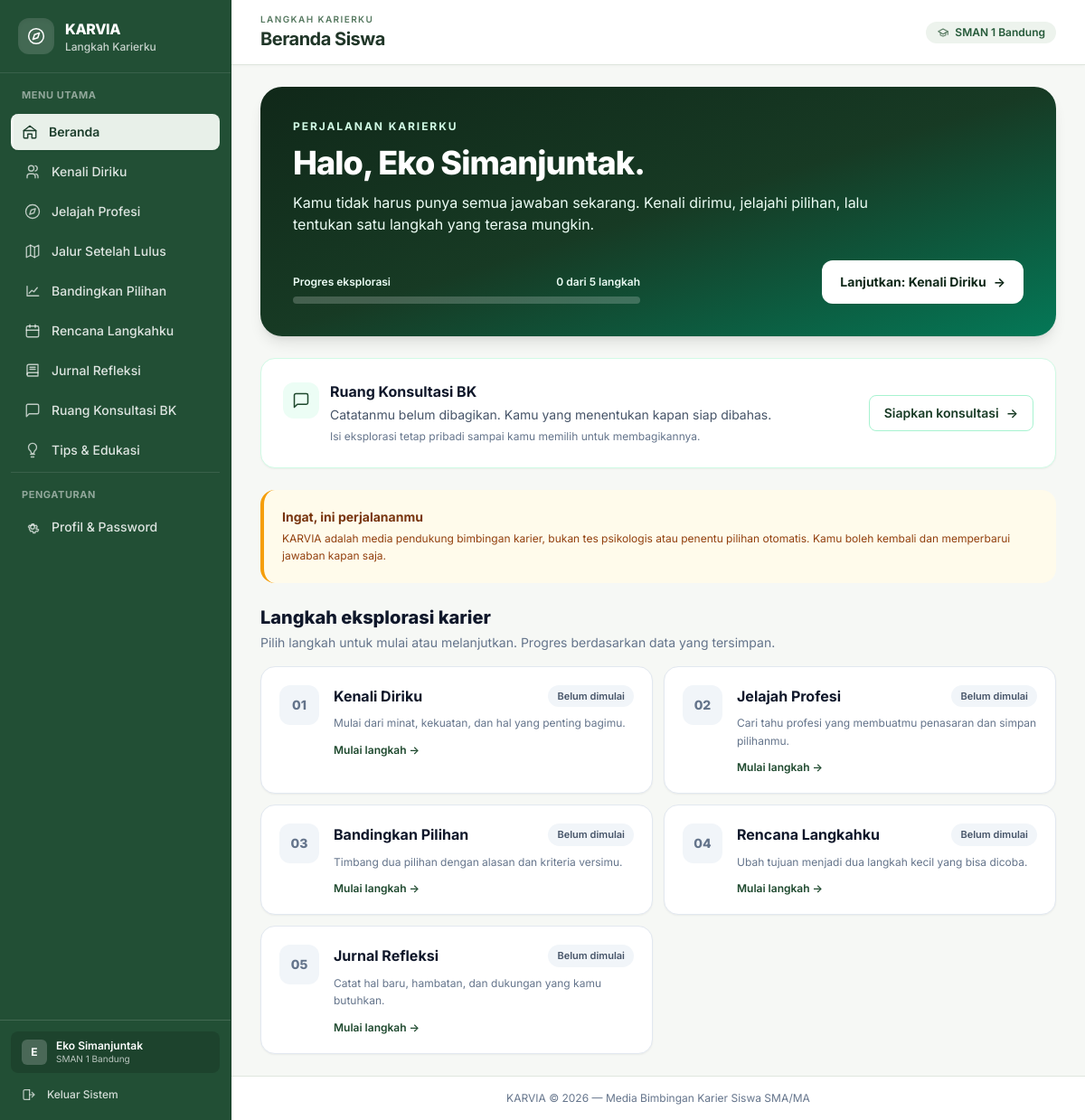
Screenshot of /siswa/index.php (signed in) with the database file from the repository.
### tables this page shows
CREATE TABLE `pengguna` (
  `id` BIGINT UNSIGNED NOT NULL AUTO_INCREMENT,
  `sekolah_id` BIGINT UNSIGNED NULL,
  `nama_lengkap` VARCHAR(150) NOT NULL,
  `username` VARCHAR(50) NOT NULL,
  `password_hash` VARCHAR(255) NOT NULL,
  `role` ENUM('admin', 'guru_bk', 'siswa') NOT NULL,
  `status` ENUM('aktif', 'nonaktif') NOT NULL DEFAULT 'aktif',
  `nisn` VARCHAR(20) NULL,
  `nip` VARCHAR(30) NULL,
  `kelas` VARCHAR(20) NULL,
  `jurusan` VARCHAR(50) NULL,
  `no_telepon` VARCHAR(20) NULL,
  `last_login_at` DATETIME NULL,
  `terakhir_aktif_pada` DATETIME NULL,
  `login_count` INT UNSIGNED NOT NULL DEFAULT 0,
  `dibuat_oleh` BIGINT UNSIGNED NULL,
  `dibuat_pada` DATETIME NOT NULL,
  `diperbarui_pada` DATETIME NULL,
  PRIMARY KEY (`id`),
  UNIQUE KEY `uq_pengguna_username` (`username`),
  KEY `idx_pengguna_sekolah` (`sekolah_id`),
  KEY `idx_pengguna_role` (`role`),
  KEY `idx_pengguna_status` (`status`),
  KEY `idx_pengguna_last_login` (`last_login_at`),
  KEY `idx_pengguna_terakhir_aktif` (`terakhir_aktif_pada`),
  CONSTRAINT `fk_pengguna_sekolah`
    FOREIGN KEY (`sekolah_id`) REFERENCES `sekolah` (`id`)
    ON DELETE RESTRICT,
  CONSTRAINT `fk_pengguna_dibuat_oleh`
    FOREIGN KEY (`dibuat_oleh`) REFERENCES `pengguna` (`id`)
    ON DELETE SET NULL
);

CREATE TABLE `sekolah` (
  `id` BIGINT UNSIGNED NOT NULL AUTO_INCREMENT,
  `nama` VARCHAR(150) NOT NULL,
  `npsn` VARCHAR(20) NULL,
  `jenjang` ENUM('SMA', 'MA') NOT NULL DEFAULT 'SMA',
  `alamat` TEXT NULL,
  `kota` VARCHAR(100) NULL,
  `provinsi` VARCHAR(100) NULL,
  `status` ENUM('aktif', 'nonaktif') NOT NULL DEFAULT 'aktif',
  `dibuat_pada` DATETIME NOT NULL,
  `diperbarui_pada` DATETIME NULL,
  PRIMARY KEY (`id`),
  UNIQUE KEY `uq_sekolah_npsn` (`npsn`),
  KEY `idx_sekolah_status` (`status`),
  KEY `idx_sekolah_nama` (`nama`)
);

### siswa/index.php (the view, shortened to what this page needs)
<?php
$peran_halaman = 'siswa';
$halaman_aktif = 'index';
$judul_halaman = 'Beranda Siswa';
require_once __DIR__ . '/../includes/header.php';
$siswa = auth_pengguna();
$siswa_id = (int) $siswa['id'];
$pdo = db();
$status = [
    'refleksi' => false,
    'profesi' => false,
    'bandingkan' => false,
    'rencana' => false,
    'jurnal' => false,
];
foreach ([
    'refleksi' => 'SELECT COUNT(*) FROM refleksi_diri WHERE siswa_id = :id',
    'profesi' => 'SELECT COUNT(*) FROM profesi_disimpan WHERE siswa_id = :id',
    'bandingkan' => 'SELECT COUNT(*) FROM pilihan_banding WHERE siswa_id = :id',
    'rencana' => 'SELECT COUNT(*) FROM rencana_karier WHERE siswa_id = :id',
    'jurnal' => 'SELECT COUNT(*) FROM jurnal_refleksi WHERE siswa_id = :id',
] as $kunci => $sql) {
    $stmt = $pdo->prepare($sql);
    $stmt->execute(['id' => $siswa_id]);
    $status[$kunci] = (int) $stmt->fetchColumn() > 0;
}
$langkah = [
    ['refleksi', 'Kenali Diriku', 'kenali_diri.php', 'Mulai dari minat, kekuatan, dan hal yang penting bagimu.', '01'],
    ['profesi', 'Jelajah Profesi', 'profesi.php', 'Cari tahu profesi yang membuatmu penasaran dan simpan pilihanmu.', '02'],
    ['bandingkan', 'Bandingkan Pilihan', 'bandingkan.php', 'Timbang dua pilihan dengan alasan dan kriteria versimu.', '03'],
    ['rencana', 'Rencana Langkahku', 'rencana.php', 'Ubah tujuan menjadi dua langkah kecil yang bisa dicoba.', '04'],
    ['jurnal', 'Jurnal Refleksi', 'jurnal.php', 'Catat hal baru, hambatan, dan dukungan yang kamu butuhkan.', '05'],
];
$jumlah_selesai = count(array_filter($status));
$langkah_berikutnya = null;
foreach ($langkah as $item) {
    if (!$status[$item[0]]) {
        $langkah_berikutnya = $item;
        break;
    }
}
$stmt = $pdo->prepare('SELECT status, dibagikan_pada FROM berbagi_catatan WHERE siswa_id = :id LIMIT 1');
$stmt->execute(['id' => $siswa_id]);
$berbagi = $stmt->fetch() ?: null;
?>
<section class="mb-6 overflow-hidden rounded-3xl bg-gradient-to-br from-karvia-900 via-karvia-800 to-emerald-700 p-6 text-white shadow-lg sm:p-9">
  <p class="mb-3 text-xs font-bold uppercase tracking-[.16em] text-emerald-100">Perjalanan Karierku</p>
  <h2 class="text-3xl font-extrabold tracking-tight sm:text-4xl">Halo, <?= e($siswa['nama_lengkap'] ?? '') ?>.</h2>
  <p class="mt-3 max-w-2xl text-sm leading-relaxed text-emerald-50 sm:text-base">Kamu tidak harus punya semua jawaban sekarang. Kenali dirimu, jelajahi pilihan, lalu tentukan satu langkah yang terasa mungkin.</p>
  <div class="mt-7 flex flex-col gap-5 sm:flex-row sm:items-end sm:justify-between">
    <div class="w-full max-w-sm">
      <div class="mb-2 flex items-center justify-between text-xs font-semibold text-emerald-50">
        <span>Progres eksplorasi</span>
        <span><?= $jumlah_selesai ?> dari 5 langkah</span>
      </div>
      <div class="h-2 overflow-hidden rounded-full bg-white/20" role="progressbar" aria-label="Progres eksplorasi karier" aria-valuemin="0" aria-valuemax="5" aria-valuenow="<?= $jumlah_selesai ?>">
      </div>
    </div>
    <?php if ($langkah_berikutnya): ?>
      <a href="<?= e(url('siswa/' . $langkah_berikutnya[2])) ?>" class="inline-flex min-h-12 items-center justify-center gap-2 rounded-xl bg-white px-5 py-3 text-sm font-bold text-karvia-900 shadow-sm transition hover:bg-emerald-50 focus:outline-none focus:ring-2 focus:ring-white focus:ring-offset-2 focus:ring-offset-karvia-800">
        Lanjutkan: <?= e($langkah_berikutnya[1]) ?> <span aria-hidden="true">→</span>
      </a>
    <?php endif; ?>
  </div>
</section>
<section class="mb-8 rounded-2xl border border-emerald-100 bg-white p-5 shadow-sm sm:flex sm:items-center sm:justify-between sm:gap-6 sm:p-6" aria-labelledby="status-konsultasi">
  <div class="flex items-start gap-3">
    <span class="mt-0.5 flex h-10 w-10 shrink-0 items-center justify-center rounded-xl bg-emerald-50 text-karvia-700" aria-hidden="true">
    </span>
    <div>
      <h2 id="status-konsultasi" class="font-bold text-slate-900">Ruang Konsultasi BK</h2>
      <?php if ($berbagi): ?>
        <?php $label_status = ['baru' => 'Menunggu dibaca Guru BK', 'dibaca' => 'Sudah dibaca Guru BK', 'ditindaklanjuti' => 'Ada tindak lanjut dari Guru BK']; ?>
        <p class="mt-1 text-sm text-slate-600"><?= e($label_status[$berbagi['status']] ?? 'Catatan sudah dibagikan') ?> · <?= e(tanggal_id($berbagi['dibagikan_pada'], true)) ?></p>
        <p class="mt-1 text-xs leading-relaxed text-slate-500">Catatan yang kamu bagikan dapat dilihat Guru BK di sekolahmu.</p>
      <?php else: ?>
        <p class="mt-1 text-sm text-slate-600">Catatanmu belum dibagikan. Kamu yang menentukan kapan siap dibahas.</p>
        <p class="mt-1 text-xs leading-relaxed text-slate-500">Isi eksplorasi tetap pribadi sampai kamu memilih untuk membagikannya.</p>
      <?php endif; ?>
    </div>
  </div>
  <a href="<?= e(url('siswa/konsultasi.php')) ?>" class="mt-4 inline-flex min-h-10 shrink-0 items-center justify-center rounded-lg border border-emerald-200 px-4 py-2 text-sm font-semibold text-karvia-800 hover:bg-emerald-50 focus:outline-none focus:ring-2 focus:ring-karvia-500 sm:mt-0">
    <?= $berbagi ? 'Lihat ringkasan' : 'Siapkan konsultasi' ?> <span class="ml-2" aria-hidden="true">→</span>
  </a>
</section>
<section class="mb-6 rounded-2xl border-l-4 border-amber-500 bg-amber-50 p-5">
  <h2 class="text-sm font-bold text-amber-900">Ingat, ini perjalananmu</h2>
  <p class="mt-1 text-xs leading-relaxed text-amber-800">KARVIA adalah media pendukung bimbingan karier, bukan tes psikologis atau penentu pilihan otomatis. Kamu boleh kembali dan memperbarui jawaban kapan saja.</p>
</section>
<section aria-labelledby="langkah-title">
  <div class="mb-4">
    <h2 id="langkah-title" class="text-xl font-extrabold text-slate-900">Langkah eksplorasi karier</h2>
    <p class="mt-1 text-sm text-slate-500">Pilih langkah untuk mulai atau melanjutkan. Progres berdasarkan data yang tersimpan.</p>
  </div>
  <ol class="grid grid-cols-1 gap-3 md:grid-cols-2 xl:grid-cols-3">
    <?php foreach ($langkah as $item): [$kunci, $nama, $tujuan, $deskripsi, $nomor] = $item; ?>
      <li>
        <a href="<?= e(url('siswa/' . $tujuan)) ?>" class="group flex h-full gap-4 rounded-2xl border border-slate-200 bg-white p-5 shadow-sm transition hover:-translate-y-0.5 hover:border-emerald-300 hover:shadow-md focus:outline-none focus:ring-2 focus:ring-karvia-500 focus:ring-offset-2">
          <span class="flex h-11 w-11 shrink-0 items-center justify-center rounded-xl <?= $status[$kunci] ? 'bg-emerald-100 text-emerald-800' : 'bg-slate-100 text-slate-500' ?> text-sm font-extrabold" aria-hidden="true">
            <?= $status[$kunci] ? '✓' : e($nomor) ?>
          </span>
          <span class="min-w-0 flex-1">
            <span class="flex flex-wrap items-center justify-between gap-2">
              <span class="font-bold text-slate-900 group-hover:text-karvia-800"><?= e($nama) ?></span>
              <span class="rounded-full px-2.5 py-1 text-[11px] font-semibold <?= $status[$kunci] ? 'bg-emerald-100 text-emerald-800' : 'bg-slate-100 text-slate-600' ?>"><?= $status[$kunci] ? 'Sudah ada data' : 'Belum dimulai' ?></span>
            </span>
            <span class="mt-2 block text-xs leading-relaxed text-slate-500"><?= e($deskripsi) ?></span>
            <span class="mt-3 block text-xs font-semibold text-karvia-700"><?= $status[$kunci] ? 'Lihat atau perbarui' : 'Mulai langkah' ?> <span aria-hidden="true">→</span></span>
          </span>
        </a>
      </li>
    <?php endforeach; ?>
  </ol>
</section>
<?php require __DIR__ . '/../includes/footer.php'; ?>

### includes/header.php (shortened to what this page needs)
<?php
require_once __DIR__ . '/function.php';
auth_cek_peran($peran_halaman);
$pengguna_aktif = auth_pengguna();
$menu_peran = [
    'admin' => [
        ['index', 'Dashboard', 'admin/index.php', 'home'],
        ['sekolah', 'Sekolah', 'admin/sekolah.php', 'school'],
        ['pengguna', 'Pengguna', 'admin/pengguna.php', 'users'],
        ['rekap', 'Rekap Sistem', 'admin/rekap.php', 'chart'],
    ],
    'guru_bk' => [
        ['index', 'Dashboard', 'guru_bk/index.php', 'home'],
        ['catatan', 'Catatan Siswa', 'guru_bk/catatan.php', 'file'],
        ['artikel', 'Artikel Edukasi', 'guru_bk/artikel.php', 'book'],
    ],
    'siswa' => [
        ['index', 'Beranda', 'siswa/index.php', 'home'],
        ['kenali_diri', 'Kenali Diriku', 'siswa/kenali_diri.php', 'users'],
        ['profesi', 'Jelajah Profesi', 'siswa/profesi.php', 'compass'],
        ['jalur', 'Jalur Setelah Lulus', 'siswa/jalur.php', 'map'],
        ['bandingkan', 'Bandingkan Pilihan', 'siswa/bandingkan.php', 'chart'],
        ['rencana', 'Rencana Langkahku', 'siswa/rencana.php', 'calendar'],
        ['jurnal', 'Jurnal Refleksi', 'siswa/jurnal.php', 'book'],
        ['konsultasi', 'Ruang Konsultasi BK', 'siswa/konsultasi.php', 'message'],
        ['tips', 'Tips & Edukasi', 'siswa/tips.php', 'lightbulb'],
    ],
];
$role_labels = [
    'admin' => 'Administrasi Sistem',
    'guru_bk' => 'Ruang Guru BK',
    'siswa' => 'Langkah Karierku',
];
$judul_halaman = $judul_halaman ?? 'KARVIA';
$halaman_aktif = $halaman_aktif ?? 'index';
?>
<!doctype html>
<html lang="id">
<head>
  <script src="https://cdn.tailwindcss.com"></script>
</head>
<body class="min-h-screen bg-[#f6f8f5] text-slate-900 antialiased">
  <div class="min-h-screen lg:pl-64">
    <aside id="karvia-sidebar" class="fixed inset-y-0 left-0 z-50 flex w-64 -translate-x-full flex-col border-r border-[#1a4029] bg-[#224f35] transition-transform duration-200 lg:translate-x-0">
      <div class="flex items-center justify-between gap-3 px-5 py-5 border-b border-white/10">
        <div class="flex min-w-0 items-center gap-3">
          <span class="flex h-10 w-10 shrink-0 items-center justify-center rounded-xl bg-white/15 text-white shadow-inner">
          </span>
          <div class="min-w-0">
            <span class="block text-base font-extrabold tracking-tight text-white">KARVIA</span>
            <p class="truncate text-xs font-medium text-white/75"><?= e($role_labels[$peran_halaman] ?? 'Langkah Karierku') ?></p>
          </div>
        </div>
      </div>
      <nav aria-label="Navigasi utama" class="flex-1 space-y-1 overflow-y-auto px-3 py-4">
        <p class="px-3 pb-2 text-[11px] font-bold uppercase tracking-wider text-white/50">Menu Utama</p>
        <?php foreach ($menu_peran[$peran_halaman] as [$kunci, $label, $tujuan, $ikon]): ?>
          <?php $isActive = ($halaman_aktif === $kunci); ?>
          <a href="<?= e(url($tujuan)) ?>" class="flex items-center gap-3 rounded-lg px-3 py-2.5 text-sm font-medium transition-colors <?= $isActive ? 'border-l-[3px] border-[#f2f6f2] bg-[#e8f0e9] pl-[9px] text-[#1b3d2b] font-semibold shadow-sm' : 'border-l-[3px] border-transparent text-white/85 hover:bg-white/15 hover:text-white' ?>"<?= $isActive ? ' aria-current="page"' : '' ?>>
            <span class="<?= $isActive ? 'text-[#1b3d2b]' : 'text-white/70' ?>"><?php karvia_icon($ikon, 'h-[18px] w-[18px]'); ?></span>
            <span class="truncate"><?= e($label) ?></span>
          </a>
        <?php endforeach; ?>
        <div class="pt-4 mt-2 border-t border-white/10">
          <p class="px-3 pb-2 text-[11px] font-bold uppercase tracking-wider text-white/50">Pengaturan</p>
          <?php $isProfilActive = ($halaman_aktif === 'profil'); ?>
          <a href="<?= e(url('profil.php')) ?>" class="flex items-center gap-3 rounded-lg px-3 py-2.5 text-sm font-medium transition-colors <?= $isProfilActive ? 'border-l-[3px] border-[#f2f6f2] bg-[#e8f0e9] pl-[9px] text-[#1b3d2b] font-semibold shadow-sm' : 'border-l-[3px] border-transparent text-white/85 hover:bg-white/15 hover:text-white' ?>"<?= $isProfilActive ? ' aria-current="page"' : '' ?>>
            <span class="<?= $isProfilActive ? 'text-[#1b3d2b]' : 'text-white/70' ?>"><?php karvia_icon('settings', 'h-[18px] w-[18px]'); ?></span>
            <span class="truncate">Profil &amp; Password</span>
          </a>
        </div>
      </nav>
      <div class="border-t border-white/15 p-3">
        <div class="mb-2 flex items-center gap-2.5 rounded-lg bg-black/15 px-3 py-2 text-white">
          <span class="flex h-7 w-7 shrink-0 items-center justify-center rounded-md bg-white/20 text-xs font-bold text-white">
            <?= e(mb_strtoupper(mb_substr($pengguna_aktif['nama_lengkap'] ?? 'U', 0, 1))) ?>
          </span>
          <div class="min-w-0 flex-1">
            <div class="truncate text-xs font-semibold leading-tight"><?= e($pengguna_aktif['nama_lengkap'] ?? '') ?></div>
            <div class="truncate text-[10px] text-white/70"><?= e($pengguna_aktif['sekolah_nama'] ?? ucfirst(str_replace('_', ' ', $peran_halaman))) ?></div>
          </div>
        </div>
        <form method="post" action="<?= e(url('logout.php')) ?>">
          <button type="submit" class="flex w-full items-center gap-3 rounded-lg px-3 py-2 text-left text-xs font-medium text-white/80 transition-colors hover:bg-rose-500/20 hover:text-rose-200 focus:outline-none">
            <span class="text-white/70"><?php karvia_icon('logout', 'h-4 w-4'); ?></span>
            <span>Keluar Sistem</span>
          </button>
        </form>
      </div>
    </aside>
    <div class="flex min-h-screen flex-col min-w-0">
      <header class="sticky top-0 z-30 flex items-center justify-between border-b border-[#dfe6de] bg-white px-4 py-3.5 sm:px-6 lg:px-8 shadow-[0_1px_3px_rgba(0,0,0,0.03)]">
        <div class="flex min-w-0 items-center gap-3">
          <div>
            <p class="text-[10px] font-semibold uppercase tracking-[0.14em] text-[#55785f]">
              <?= e($role_labels[$peran_halaman] ?? 'KARVIA') ?>
            </p>
            <h1 class="text-lg font-bold tracking-tight text-[#203628] sm:text-xl">
              <?= e($judul_halaman) ?>
            </h1>
          </div>
        </div>
        <div class="flex items-center gap-2">
          <?php if ($peran_halaman === 'admin'): ?>
            <span class="inline-flex items-center gap-1.5 rounded-full bg-[#edf3ed] px-3 py-1 text-xs font-semibold text-[#245938]">
              <span class="h-2 w-2 rounded-full bg-emerald-500 animate-pulse"></span>
              Admin Global
            </span>
          <?php elseif (!empty($pengguna_aktif['sekolah_nama'])): ?>
            <span class="hidden items-center gap-1.5 rounded-full bg-[#edf3ed] px-3 py-1 text-xs font-semibold text-[#245938] sm:inline-flex">
              <?= e($pengguna_aktif['sekolah_nama']) ?>
            </span>
          <?php endif; ?>
        </div>
      </header>
      <main class="flex-1 px-4 py-6 sm:px-6 lg:px-8 space-y-6">

### includes/header.php (style rules this page uses)
body { font-family: 'Inter', -apple-system, BlinkMacSystemFont, sans-serif; }

### rows the page displays
pengguna: nama_lengkap "E", nama_lengkap "Eko Simanjuntak", sekolah.nama "SMAN 1 Bandung"

### other values shown
$role_labels[$peran_halaman] "Langkah Karierku"
$label "Beranda"
$label "Kenali Diriku"
$label "Jelajah Profesi"
$label "Jalur Setelah Lulus"
$label "Bandingkan Pilihan"
$label "Rencana Langkahku"
$label "Jurnal Refleksi"
$label "Ruang Konsultasi BK"
$label "Tips & Edukasi"
$role_labels[$peran_halaman] "LANGKAH KARIERKU"
$judul_halaman "Beranda Siswa"
$jumlah_selesai "0"
$langkah_berikutnya[1] "Kenali Diriku"
$nomor "01"
